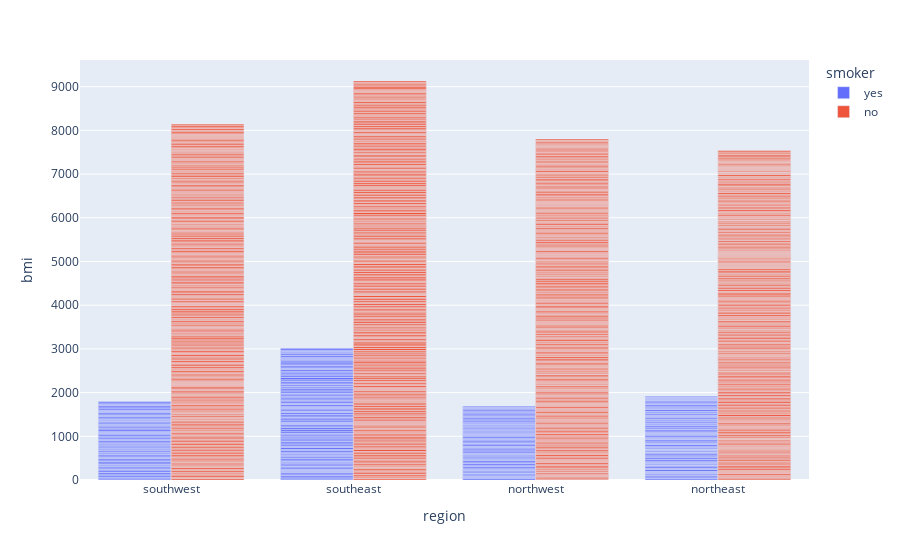

The code cell stored with this chart in its notebook:
### Markdown cell above
## Region Smoker Bmi arasındaki ilişki

### Code cell
fig = px.bar(df, x="region", y="bmi", color="smoker", barmode="group")
fig.update_layout(xaxis_categoryorder='array', xaxis_categoryarray=['southwest', 'southeast', 'northwest', 'northeast'])
fig.show()

### Figure 1 — Plotly figure (JSON) as saved in the notebook; plotly's stock layout.template omitted (floating-point values rounded to 4 significant figures; data arrays with more than 128 entries replaced by an {"elided": "..."} marker saying what was removed)
{"data": [{"alignmentgroup": "True", "hovertemplate": "smoker=yes<br>region=%{x}<br>bmi=%{y}<extra></extra>", "legendgroup": "yes", "marker": {"color": "#636efa", "pattern": {"shape": ""}}, "name": "yes", "offsetgroup": "yes", "orientation": "v", "showlegend": true, "textposition": "auto", "x": {"elided": "274 str values"}, "xaxis": "x", "y": {"elided": "274 float values"}, "yaxis": "y", "type": "bar"}, {"alignmentgroup": "True", "hovertemplate": "smoker=no<br>region=%{x}<br>bmi=%{y}<extra></extra>", "legendgroup": "no", "marker": {"color": "#EF553B", "pattern": {"shape": ""}}, "name": "no", "offsetgroup": "no", "orientation": "v", "showlegend": true, "textposition": "auto", "x": {"elided": "1064 str values"}, "xaxis": "x", "y": {"elided": "1064 float values"}, "yaxis": "y", "type": "bar"}], "layout": {"xaxis": {"anchor": "y", "domain": [0, 1], "title": {"text": "region"}, "categoryorder": "array", "categoryarray": ["southwest", "southeast", "northwest", "northeast"]}, "yaxis": {"anchor": "x", "domain": [0, 1], "title": {"text": "bmi"}}, "legend": {"title": {"text": "smoker"}, "tracegroupgap": 0}, "margin": {"t": 60}, "barmode": "group"}}
